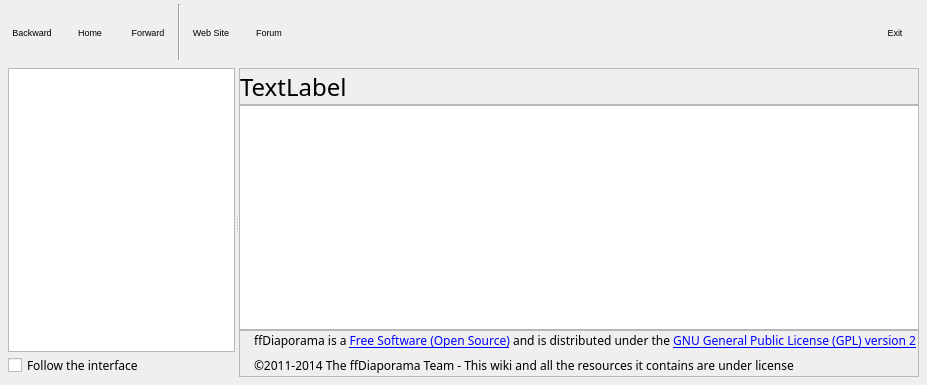
<?xml version="1.0" encoding="UTF-8"?>
<ui version="4.0">
 <class>HelpPopup</class>
 <widget class="QDialog" name="HelpPopup">
  <property name="geometry">
   <rect>
    <x>0</x>
    <y>0</y>
    <width>927</width>
    <height>385</height>
   </rect>
  </property>
  <property name="font">
   <font>
    <family>Sans Serif</family>
    <pointsize>9</pointsize>
   </font>
  </property>
  <property name="windowTitle">
   <string notr="true">ffDiaporama WIKI</string>
  </property>
  <layout class="QVBoxLayout" name="verticalLayout">
   <property name="spacing">
    <number>4</number>
   </property>
   <property name="leftMargin">
    <number>4</number>
   </property>
   <property name="topMargin">
    <number>4</number>
   </property>
   <property name="rightMargin">
    <number>4</number>
   </property>
   <property name="bottomMargin">
    <number>4</number>
   </property>
   <item>
    <widget class="QWidget" name="TopLayout_3" native="true">
     <property name="sizePolicy">
      <sizepolicy hsizetype="Preferred" vsizetype="Fixed">
       <horstretch>0</horstretch>
       <verstretch>0</verstretch>
      </sizepolicy>
     </property>
     <property name="minimumSize">
      <size>
       <width>0</width>
       <height>56</height>
      </size>
     </property>
     <property name="maximumSize">
      <size>
       <width>16777215</width>
       <height>56</height>
      </size>
     </property>
     <property name="font">
      <font>
       <pointsize>8</pointsize>
      </font>
     </property>
     <property name="styleSheet">
      <string notr="true">QToolButton {
	background-color: transparent;
	border: none; 
    font-size: 9px;
}
QToolButton:hover{ 
    border: 2px solid #8f8f91;
     border-radius: 6px;
     background-color: qlineargradient(x1: 0, y1: 0, x2: 0, y2: 1,
                                       stop: 0 #f6f7fa, stop: 1 #dadbde);
}
QToolButton:pressed {
    border: 2px solid #8f8f91;
     border-radius: 6px;
     background-color: qlineargradient(x1: 0, y1: 0, x2: 0, y2: 1,
                                       stop: 0 #f6f7fa, stop: 1 #dadbde);
 }
</string>
     </property>
     <layout class="QHBoxLayout" name="horizontalLayout_35">
      <property name="spacing">
       <number>2</number>
      </property>
      <property name="leftMargin">
       <number>0</number>
      </property>
      <property name="topMargin">
       <number>0</number>
      </property>
      <property name="rightMargin">
       <number>0</number>
      </property>
      <property name="bottomMargin">
       <number>0</number>
      </property>
      <item>
       <widget class="QToolButton" name="PreviousBT">
        <property name="minimumSize">
         <size>
          <width>56</width>
          <height>56</height>
         </size>
        </property>
        <property name="maximumSize">
         <size>
          <width>56</width>
          <height>56</height>
         </size>
        </property>
        <property name="font">
         <font>
          <pointsize>-1</pointsize>
         </font>
        </property>
        <property name="toolTip">
         <string>Changes the document displayed to the previous document in the list of documents built by navigating links.</string>
        </property>
        <property name="text">
         <string>Backward</string>
        </property>
        <property name="icon">
         <iconset resource="../RSCffDiaporama.qrc">
          <normaloff>:/img/arrow_left.png</normaloff>:/img/arrow_left.png</iconset>
        </property>
        <property name="iconSize">
         <size>
          <width>24</width>
          <height>24</height>
         </size>
        </property>
        <property name="toolButtonStyle">
         <enum>Qt::ToolButtonTextUnderIcon</enum>
        </property>
       </widget>
      </item>
      <item>
       <widget class="QToolButton" name="HomeBT">
        <property name="minimumSize">
         <size>
          <width>56</width>
          <height>56</height>
         </size>
        </property>
        <property name="maximumSize">
         <size>
          <width>56</width>
          <height>56</height>
         </size>
        </property>
        <property name="font">
         <font>
          <pointsize>-1</pointsize>
         </font>
        </property>
        <property name="toolTip">
         <string>Changes the document displayed to the main page.</string>
        </property>
        <property name="text">
         <string>Home</string>
        </property>
        <property name="icon">
         <iconset resource="../RSCffDiaporama.qrc">
          <normaloff>:/img/help.png</normaloff>:/img/help.png</iconset>
        </property>
        <property name="iconSize">
         <size>
          <width>24</width>
          <height>24</height>
         </size>
        </property>
        <property name="toolButtonStyle">
         <enum>Qt::ToolButtonTextUnderIcon</enum>
        </property>
       </widget>
      </item>
      <item>
       <widget class="QToolButton" name="NextBT">
        <property name="minimumSize">
         <size>
          <width>56</width>
          <height>56</height>
         </size>
        </property>
        <property name="maximumSize">
         <size>
          <width>56</width>
          <height>56</height>
         </size>
        </property>
        <property name="font">
         <font>
          <pointsize>-1</pointsize>
         </font>
        </property>
        <property name="toolTip">
         <string>Changes the document displayed to the next document in the list of documents built by navigating links.</string>
        </property>
        <property name="text">
         <string>Forward</string>
        </property>
        <property name="icon">
         <iconset resource="../RSCffDiaporama.qrc">
          <normaloff>:/img/arrow_right.png</normaloff>:/img/arrow_right.png</iconset>
        </property>
        <property name="iconSize">
         <size>
          <width>24</width>
          <height>24</height>
         </size>
        </property>
        <property name="toolButtonStyle">
         <enum>Qt::ToolButtonTextUnderIcon</enum>
        </property>
       </widget>
      </item>
      <item>
       <widget class="Line" name="line">
        <property name="orientation">
         <enum>Qt::Vertical</enum>
        </property>
       </widget>
      </item>
      <item>
       <widget class="QToolButton" name="WebSiteBT">
        <property name="minimumSize">
         <size>
          <width>56</width>
          <height>56</height>
         </size>
        </property>
        <property name="maximumSize">
         <size>
          <width>56</width>
          <height>56</height>
         </size>
        </property>
        <property name="font">
         <font>
          <pointsize>-1</pointsize>
         </font>
        </property>
        <property name="toolTip">
         <string>Open the ffDiaporama Web site into your internet browser.</string>
        </property>
        <property name="text">
         <string>Web Site</string>
        </property>
        <property name="icon">
         <iconset resource="../RSCffDiaporama.qrc">
          <normaloff>:/img/logo.xpm</normaloff>:/img/logo.xpm</iconset>
        </property>
        <property name="iconSize">
         <size>
          <width>24</width>
          <height>24</height>
         </size>
        </property>
        <property name="toolButtonStyle">
         <enum>Qt::ToolButtonTextUnderIcon</enum>
        </property>
       </widget>
      </item>
      <item>
       <widget class="QToolButton" name="ForumBT">
        <property name="minimumSize">
         <size>
          <width>56</width>
          <height>56</height>
         </size>
        </property>
        <property name="maximumSize">
         <size>
          <width>56</width>
          <height>56</height>
         </size>
        </property>
        <property name="font">
         <font>
          <pointsize>-1</pointsize>
         </font>
        </property>
        <property name="toolTip">
         <string>Open the ffDiaporama Forum into your internet browser.</string>
        </property>
        <property name="text">
         <string>Forum</string>
        </property>
        <property name="icon">
         <iconset resource="../RSCffDiaporama.qrc">
          <normaloff>:/img/forum.png</normaloff>:/img/forum.png</iconset>
        </property>
        <property name="iconSize">
         <size>
          <width>24</width>
          <height>24</height>
         </size>
        </property>
        <property name="toolButtonStyle">
         <enum>Qt::ToolButtonTextUnderIcon</enum>
        </property>
       </widget>
      </item>
      <item>
       <spacer name="horizontalSpacer_8">
        <property name="orientation">
         <enum>Qt::Horizontal</enum>
        </property>
        <property name="sizeHint" stdset="0">
         <size>
          <width>40</width>
          <height>20</height>
         </size>
        </property>
       </spacer>
      </item>
      <item>
       <widget class="QToolButton" name="ExitBT">
        <property name="minimumSize">
         <size>
          <width>56</width>
          <height>56</height>
         </size>
        </property>
        <property name="maximumSize">
         <size>
          <width>56</width>
          <height>56</height>
         </size>
        </property>
        <property name="font">
         <font>
          <pointsize>-1</pointsize>
         </font>
        </property>
        <property name="toolTip">
         <string>Close the WIKI</string>
        </property>
        <property name="text">
         <string>Exit</string>
        </property>
        <property name="icon">
         <iconset resource="../RSCffDiaporama.qrc">
          <normaloff>:/img/exit.png</normaloff>:/img/exit.png</iconset>
        </property>
        <property name="iconSize">
         <size>
          <width>24</width>
          <height>24</height>
         </size>
        </property>
        <property name="toolButtonStyle">
         <enum>Qt::ToolButtonTextUnderIcon</enum>
        </property>
       </widget>
      </item>
     </layout>
    </widget>
   </item>
   <item>
    <widget class="QWidget" name="HelpWidget" native="true">
     <property name="sizePolicy">
      <sizepolicy hsizetype="Preferred" vsizetype="Preferred">
       <horstretch>0</horstretch>
       <verstretch>0</verstretch>
      </sizepolicy>
     </property>
     <layout class="QVBoxLayout" name="verticalLayout_2">
      <property name="spacing">
       <number>4</number>
      </property>
      <property name="leftMargin">
       <number>4</number>
      </property>
      <property name="topMargin">
       <number>4</number>
      </property>
      <property name="rightMargin">
       <number>4</number>
      </property>
      <property name="bottomMargin">
       <number>4</number>
      </property>
      <item>
       <widget class="QSplitter" name="HelpSplitter">
        <property name="sizePolicy">
         <sizepolicy hsizetype="Expanding" vsizetype="Expanding">
          <horstretch>0</horstretch>
          <verstretch>0</verstretch>
         </sizepolicy>
        </property>
        <property name="orientation">
         <enum>Qt::Horizontal</enum>
        </property>
        <widget class="QWidget" name="LeftWidget" native="true">
         <property name="sizePolicy">
          <sizepolicy hsizetype="Expanding" vsizetype="Expanding">
           <horstretch>0</horstretch>
           <verstretch>0</verstretch>
          </sizepolicy>
         </property>
         <layout class="QVBoxLayout" name="verticalLayout_3">
          <property name="spacing">
           <number>2</number>
          </property>
          <property name="leftMargin">
           <number>0</number>
          </property>
          <property name="topMargin">
           <number>0</number>
          </property>
          <property name="rightMargin">
           <number>0</number>
          </property>
          <property name="bottomMargin">
           <number>0</number>
          </property>
          <item>
           <widget class="HelpContent" name="ContentWidget">
            <property name="editTriggers">
             <set>QAbstractItemView::NoEditTriggers</set>
            </property>
            <property name="showDropIndicator" stdset="0">
             <bool>false</bool>
            </property>
            <property name="uniformRowHeights">
             <bool>true</bool>
            </property>
            <property name="columnCount" stdset="0">
             <number>0</number>
            </property>
            <attribute name="headerVisible">
             <bool>false</bool>
            </attribute>
           </widget>
          </item>
          <item>
           <widget class="QCheckBox" name="FollowInterfaceCB">
            <property name="sizePolicy">
             <sizepolicy hsizetype="Expanding" vsizetype="Fixed">
              <horstretch>0</horstretch>
              <verstretch>0</verstretch>
             </sizepolicy>
            </property>
            <property name="toolTip">
             <string>If this checkbox is checked and the WIKI remains open, then automatically displayed in the WIKI the document corresponding to the currently used  interface element (main window, dialog, etc ...)</string>
            </property>
            <property name="text">
             <string>Follow the interface</string>
            </property>
           </widget>
          </item>
         </layout>
        </widget>
        <widget class="QWidget" name="RightWidget" native="true">
         <property name="sizePolicy">
          <sizepolicy hsizetype="Expanding" vsizetype="Expanding">
           <horstretch>0</horstretch>
           <verstretch>0</verstretch>
          </sizepolicy>
         </property>
         <layout class="QVBoxLayout" name="verticalLayout_4">
          <property name="spacing">
           <number>0</number>
          </property>
          <property name="leftMargin">
           <number>0</number>
          </property>
          <property name="topMargin">
           <number>0</number>
          </property>
          <property name="rightMargin">
           <number>0</number>
          </property>
          <property name="bottomMargin">
           <number>0</number>
          </property>
          <item>
           <widget class="QFrame" name="HelpFrame">
            <property name="sizePolicy">
             <sizepolicy hsizetype="Expanding" vsizetype="Preferred">
              <horstretch>0</horstretch>
              <verstretch>0</verstretch>
             </sizepolicy>
            </property>
            <property name="font">
             <font>
              <pointsize>16</pointsize>
              <weight>75</weight>
              <italic>true</italic>
              <bold>true</bold>
             </font>
            </property>
            <property name="frameShape">
             <enum>QFrame::StyledPanel</enum>
            </property>
            <property name="frameShadow">
             <enum>QFrame::Sunken</enum>
            </property>
            <layout class="QVBoxLayout" name="verticalLayout_6">
             <property name="spacing">
              <number>0</number>
             </property>
             <property name="leftMargin">
              <number>0</number>
             </property>
             <property name="topMargin">
              <number>0</number>
             </property>
             <property name="rightMargin">
              <number>0</number>
             </property>
             <property name="bottomMargin">
              <number>0</number>
             </property>
             <item>
              <widget class="QLabel" name="HelpTitle">
               <property name="sizePolicy">
                <sizepolicy hsizetype="Expanding" vsizetype="Fixed">
                 <horstretch>0</horstretch>
                 <verstretch>0</verstretch>
                </sizepolicy>
               </property>
               <property name="minimumSize">
                <size>
                 <width>0</width>
                 <height>35</height>
                </size>
               </property>
               <property name="maximumSize">
                <size>
                 <width>16777215</width>
                 <height>35</height>
                </size>
               </property>
               <property name="font">
                <font>
                 <pointsize>18</pointsize>
                 <weight>50</weight>
                 <italic>false</italic>
                 <bold>false</bold>
                 <underline>false</underline>
                </font>
               </property>
               <property name="text">
                <string notr="true">TextLabel</string>
               </property>
              </widget>
             </item>
            </layout>
           </widget>
          </item>
          <item>
           <widget class="HelpBrowser" name="HelpBrowserWidget"/>
          </item>
          <item>
           <widget class="QFrame" name="Footer">
            <property name="sizePolicy">
             <sizepolicy hsizetype="Expanding" vsizetype="Preferred">
              <horstretch>0</horstretch>
              <verstretch>0</verstretch>
             </sizepolicy>
            </property>
            <property name="frameShape">
             <enum>QFrame::StyledPanel</enum>
            </property>
            <property name="frameShadow">
             <enum>QFrame::Sunken</enum>
            </property>
            <layout class="QHBoxLayout" name="horizontalLayout">
             <property name="leftMargin">
              <number>1</number>
             </property>
             <property name="topMargin">
              <number>1</number>
             </property>
             <property name="rightMargin">
              <number>1</number>
             </property>
             <property name="bottomMargin">
              <number>1</number>
             </property>
             <item>
              <widget class="QLabel" name="label">
               <property name="sizePolicy">
                <sizepolicy hsizetype="Minimum" vsizetype="Minimum">
                 <horstretch>0</horstretch>
                 <verstretch>0</verstretch>
                </sizepolicy>
               </property>
               <property name="text">
                <string notr="true"/>
               </property>
               <property name="pixmap">
                <pixmap resource="../RSCffDiaporama.qrc">:/img/Opensource.png</pixmap>
               </property>
              </widget>
             </item>
             <item>
              <layout class="QVBoxLayout" name="verticalLayout_5">
               <item>
                <widget class="QLabel" name="label_2">
                 <property name="sizePolicy">
                  <sizepolicy hsizetype="Expanding" vsizetype="Preferred">
                   <horstretch>0</horstretch>
                   <verstretch>0</verstretch>
                  </sizepolicy>
                 </property>
                 <property name="text">
                  <string>ffDiaporama is a &lt;a href=&quot;http://en.wikipedia.org/wiki/Free_software&quot;&gt;Free Software (Open Source)&lt;/a&gt; and is distributed under the &lt;a href=&quot;http://www.gnu.org/licenses/gpl-2.0.html&quot;&gt;GNU General Public License (GPL) version 2&lt;/a&gt;</string>
                 </property>
                 <property name="openExternalLinks">
                  <bool>true</bool>
                 </property>
                 <property name="textInteractionFlags">
                  <set>Qt::LinksAccessibleByKeyboard|Qt::LinksAccessibleByMouse</set>
                 </property>
                </widget>
               </item>
               <item>
                <layout class="QHBoxLayout" name="horizontalLayout_2">
                 <property name="spacing">
                  <number>4</number>
                 </property>
                 <property name="leftMargin">
                  <number>0</number>
                 </property>
                 <property name="topMargin">
                  <number>0</number>
                 </property>
                 <property name="rightMargin">
                  <number>0</number>
                 </property>
                 <property name="bottomMargin">
                  <number>0</number>
                 </property>
                 <item>
                  <widget class="QLabel" name="label_3">
                   <property name="sizePolicy">
                    <sizepolicy hsizetype="Minimum" vsizetype="Preferred">
                     <horstretch>0</horstretch>
                     <verstretch>0</verstretch>
                    </sizepolicy>
                   </property>
                   <property name="text">
                    <string>©2011-2014 The ffDiaporama Team - This wiki and all the resources it contains are under license</string>
                   </property>
                   <property name="textInteractionFlags">
                    <set>Qt::NoTextInteraction</set>
                   </property>
                  </widget>
                 </item>
                 <item>
                  <widget class="QToolButton" name="CCBYSABT">
                   <property name="sizePolicy">
                    <sizepolicy hsizetype="Fixed" vsizetype="Fixed">
                     <horstretch>0</horstretch>
                     <verstretch>0</verstretch>
                    </sizepolicy>
                   </property>
                   <property name="cursor">
                    <cursorShape>PointingHandCursor</cursorShape>
                   </property>
                   <property name="styleSheet">
                    <string notr="true">QToolButton {
	background-color: transparent;
	border: none; 
    font-size: 9px;
}</string>
                   </property>
                   <property name="text">
                    <string notr="true"/>
                   </property>
                   <property name="icon">
                    <iconset resource="../RSCffDiaporama.qrc">
                     <normaloff>:/img/ccbysa.png</normaloff>:/img/ccbysa.png</iconset>
                   </property>
                   <property name="iconSize">
                    <size>
                     <width>80</width>
                     <height>15</height>
                    </size>
                   </property>
                  </widget>
                 </item>
                 <item>
                  <spacer name="horizontalSpacer">
                   <property name="orientation">
                    <enum>Qt::Horizontal</enum>
                   </property>
                   <property name="sizeHint" stdset="0">
                    <size>
                     <width>40</width>
                     <height>20</height>
                    </size>
                   </property>
                  </spacer>
                 </item>
                </layout>
               </item>
              </layout>
             </item>
            </layout>
           </widget>
          </item>
         </layout>
        </widget>
       </widget>
      </item>
     </layout>
    </widget>
   </item>
  </layout>
 </widget>
 <customwidgets>
  <customwidget>
   <class>HelpBrowser</class>
   <extends>QTextBrowser</extends>
   <header>HelpPopup/HelpBrowser.h</header>
  </customwidget>
  <customwidget>
   <class>HelpContent</class>
   <extends>QTreeView</extends>
   <header>HelpPopup/HelpContent.h</header>
  </customwidget>
 </customwidgets>
 <resources>
  <include location="../RSCffDiaporama.qrc"/>
 </resources>
 <connections/>
</ui>
